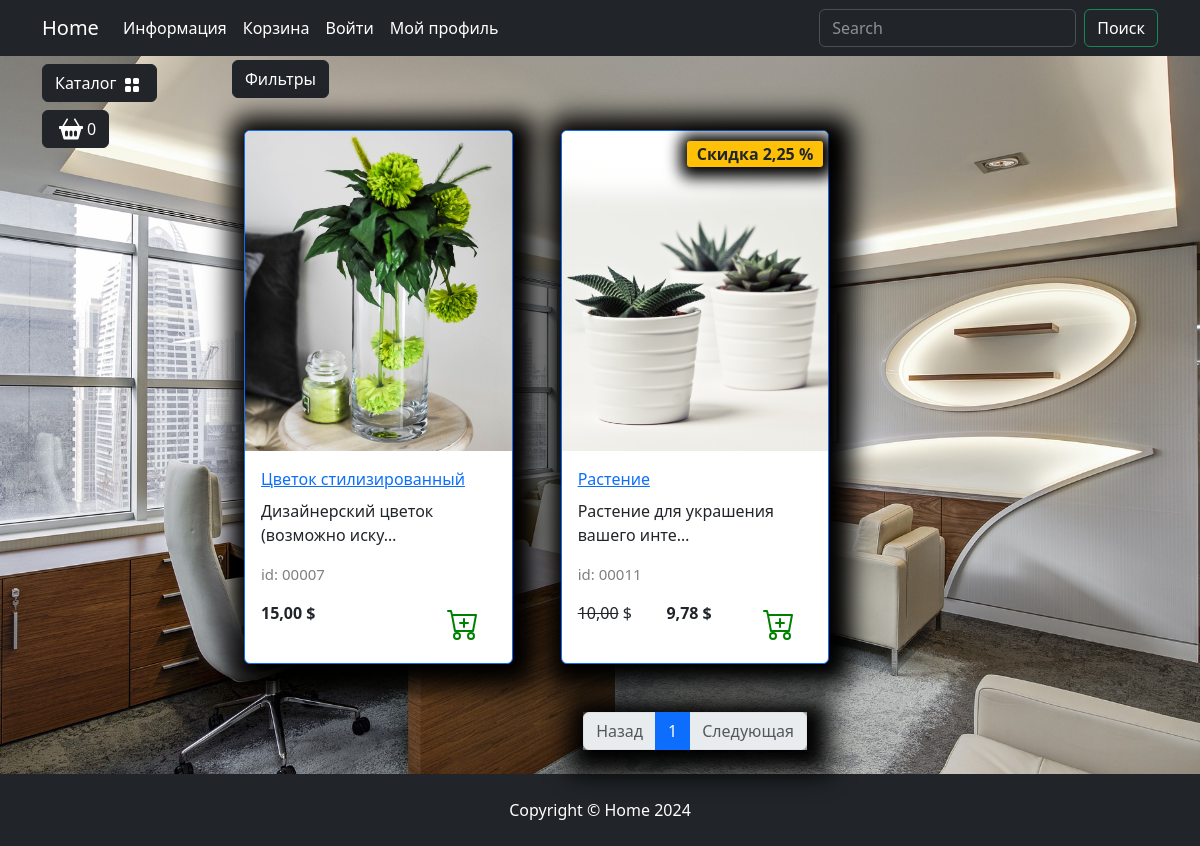
/catalog/dekor/, run on the app's committed database.
### goods/models.py (models this page shows, shortened)
class Products(models.Model):
    name = models.CharField(max_length=35, unique=True, verbose_name='Название')
    slug = models.SlugField(unique=True, blank=True, null=True, verbose_name='URL')
    description = models.TextField(blank=True, null=True, verbose_name='Описание')
    image = models.ImageField(upload_to='goods.images', blank=True, null=True, verbose_name='Изображение')
    price = models.DecimalField(default=0.00, max_digits=7, decimal_places=2, verbose_name='Цена')
    discount = models.DecimalField(default=0.00, max_digits=4, decimal_places=2, verbose_name='Скидка в %')
    quantity = models.PositiveIntegerField(default=0, verbose_name='Количество')
    category = models.ForeignKey(to=Categories, on_delete=models.CASCADE, verbose_name='Категория')
    class Meta:
        db_table = 'product'
        verbose_name = 'Товар'
        verbose_name_plural = 'Товары'
    def display_id(self):
        return f"{self.id:05}"
    def sell_price(self):
        return round(self.price * (1 - (self.discount / 100)), 2) \
        if self.discount else self.price

### goods/views.py (the view)
# urls.py: path('catalog/', include('goods.urls', namespace='catalog')),
def catalog(request, category_slug, page=1):
    if category_slug == 'all':
        goods = Products.objects.all()
    else:
        goods = get_list_or_404(Products, category__slug=category_slug)
    paginator = Paginator(goods, 3)
    current_page = paginator.page(page)
    context = {
        'title': 'Home - каталог',
        'goods': current_page,
        'slug_url': category_slug
    }
    return render(request, 'goods/catalog.html', context)

### goods/templatetags/goods_tags.py (called while the page is built)
@register.simple_tag()
def tag_categories():
    return Categories.objects.all()

### goods/templates/goods/catalog.html (shortened to what this page needs)
{% extends "main/base.html" %} {% load static %} {% block content %}
<div class="row">
  <div class="dropdown mb-2">
    <button
      class="btn btn-secondary dropdown-toggle btn-dark"
      type="button"
      data-bs-toggle="dropdown"
      aria-expanded="false"
    >
      Фильтры
    </button>
  </div>
  {% for product in goods %}
  <div class="col-lg-4 col-md-6 p-4">
    <div class="card border-primary rounded custom-shadow">
      {% if product.image %}
        <img
          src="{{ product.image.url }}"
          class="card-img-top"
          alt="{{product.name}}"
        />
      {% else %}
        <img
        src="{% static "deps/images/Not found image.png" %}"
        class="card-img-top"
        alt="{{product.name}}"
        />
      {% endif %}
      <div class="card-body">
        <a href="{% url "catalog:product" product.slug %}">
          <p class="card-title">{{product.name}}</p>
        </a>
        <p class="card-text">{{product.description|truncatechars:35}}</p>
        <p class="product_id">id: {{product.display_id}}</p>
        <div class="d-flex justify-content-between">
          {% if product.discount %}
            <p><s>{{product.price}}</s> $</p>
            <p><strong>{{product.sell_price}} $</strong></p>
            <span class="badge bg-warning text-dark">Скидка {{product.discount}} %</span>
          {% else %}
            <p><strong>{{product.price}} $</strong></p>
          {% endif %}
          <a href="#" class="btn add-to-cart">
            <img
              class="mx-1"
              src="{% static "deps/icons/cart-plus.svg" %}"
              alt="Catalog Icon"
              width="32"
              height="32"
            />
          </a>
        </div>
      </div>
    </div>
  </div>
  {% endfor %}
</div>
<nav aria-label="Page navigation example">
  <ul class="pagination justify-content-center my-4">
    <div class="custom-shadow d-flex">
      <li class="page-item {% if not goods.has_previous %}disabled{% endif %}">
        <a class="page-link" href="{% if goods.has_previous %}
        {% url "catalog:index" slug_url goods.previous_page_number %}
        {% else  %}
        #
         {% endif %}">Назад</a>
      </li>
      {% for page in goods.paginator.page_range %}
      {% if page >= goods.number|add:-2 and page <= goods.number|add:2 %}
      <li class="page-item {% if goods.number == page %}active{% endif %}">
        <a class="page-link"
        href="{% url "catalog:index" slug_url page %}">{{page}}</a>
      </li>
      {% endif %}
      {% endfor %}
      <li class="page-item {% if not goods.has_next %}disabled{% endif %}">
        <a class="page-link" href="{% if goods.has_next %}
        {% url "catalog:index" slug_url goods.next_page_number %}
        {% else %}
        #
        {% endif %}">Следующая</a>
      </li>
    </div>
  </ul>
</nav>
{% endblock content %} {% block footer %}
<footer class="py-4 bg-dark">
  <div class="container">
    <p class="m-0 text-center text-white">
      Copyright &copy; Home 2024
    </p>
  </div>
</footer>
{% endblock footer %}

### static/deps/css/my_css.css (style rules this page uses)
body { background-image: url("../images/bg-image.jpg"); background-repeat: no-repeat; background-attachment: fixed; background-position: center center; background-size: cover; height: 100%; }
.dropdown-toggle::after { content: none; }
.custom-shadow { box-shadow: 5px 5px 25px 19px #000000; }
.product_id { color: gray; font-size: 15px; }
.badge.bg-warning.text-dark { position: absolute; top: 10px; right: 5px; z-index: 1; padding: 5px 10px; border-radius: 3px; font-size: 1rem; box-shadow: 2px 2px 15px 9px #000000; }

### data on the page
Products: image (picture), name "Цветок стилизированный", description "Дизайнерский цветок (возможно иску…", display_id "00007", price "15,00"
Products: image (picture), name "Растение", description "Растение для украшения вашего инте…", display_id "00011", price "10,00", sell_price "9,78", discount "2,25"

### other printed values
{{ page }} "1"
